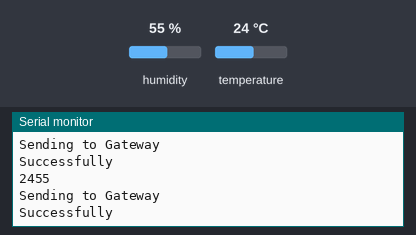
Simulated run of this sketch. Board: Arduino Uno, built with avr-gcc and run on an emulated ATmega328P. On the bench: the last lines printed to the serial monitor. Inputs (shaded band) come from the test bench; at power-on: humidity 55 %, temperature 24 °C. No radio packets arrive unless stated.

Above: at 5.9 s.
6.0 s: humidity set to 22 %
At 11.2 s:
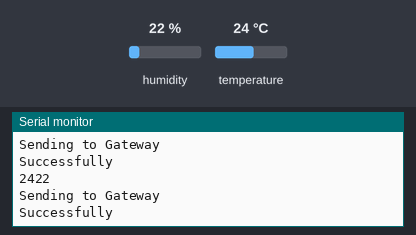
12.1 s: temperature set to 12 °C
At 15.7 s:
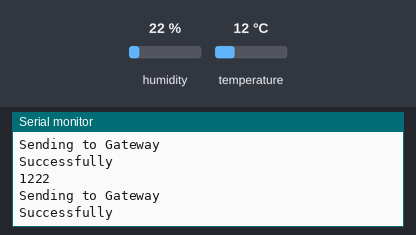
18.2 s: humidity set to 40 %
At 21.4 s:
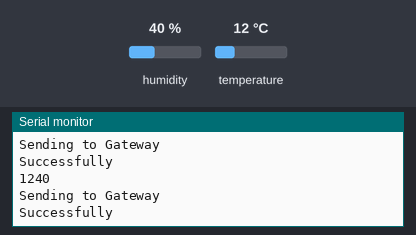
Timing chart, 0 to 22.9 s (numbered marks = the images above; inputs shaded):
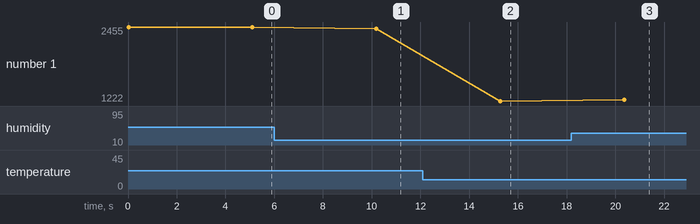

Measured:
- after the input at 6.0 s, the serial monitor: prints a new line after 4.2 s (image 1)
- after the input at 12.1 s, the serial monitor: prints a new line after 3.2 s (image 2)
- after the input at 18.2 s, the serial monitor: prints a new line after 2.2 s (image 3)
- plotted number 1: 2455 → 2422 after the input at 6.0 s, 2422 → 1222 after the input at 12.1 s, 1222 → 1240 after the input at 18.2 s

The sketch:

node.ino
```cpp
// Để giao tiếp giữa Arduino và Raspberry Pi,  thư viện Radiohead được sử dụng
#include <SPI.h>      // Thư viện SPI được sử dụng để giao tiếp SPI giữa các mô-đun Arduino và LoRa
#include <RH_RF95.h>  // Thư viện RH_RF95 được sử dụng cho giao tiếp LoRa
#include "DHT.h"      //  Thư viện DHT được sử dụng để đọc các giá trị nhiệt độ và độ ẩm từ cảm biến DHT.
#define DHTPIN A1     //  Chân cắm kết nối cảm biến DHT
#define DHTTYPE DHT11 // Xác định loại DHT
DHT dht(DHTPIN, DHTTYPE);
int hum;  // Lưu trữ giá trị độ ẩm
int temp; // Lưu trữ giá trị độ ẩm
RH_RF95 rf95;

void setup()
{
    Serial.begin(9600);
    dht.begin();
    if (!rf95.init())
        Serial.println("init failed");
}
void loop() //  Vòng lặp
{
    temp = dht.readTemperature();  // Đọc các giá trị nhiệt độ
    hum = dht.readHumidity();      // Đọc các giá trị độ ẩm.
    String humidity = String(hum); // Chuyển đổi các giá trị số nguyên thành một chuỗi
    String temperature = String(temp);
    String data = temperature + humidity; // Ghép 2 chuỗi lại với nhau
    Serial.println(data);                 //  Hiển thị chuỗi dữ liệu
    char d[5];                            //  Chuyển đổi các giá trị chuỗi thành một mảng char. Ở đây " data " là chuỗi và " d " là mảng char
    data.toCharArray(d, 5);               // String to char array
    Serial.println("Sending to Gateway"); // Hiển thị thông báo gửi
    rf95.send(d, sizeof(d));              // Gửi dữ liệu
    rf95.waitPacketSent();                // Đợi gói dữ liệu gửi
    Serial.println("Successfully");       // Thông báo hoàn thành
    delay(5000);                          // Tạo trễ 5 giây
}

/*
 Tài liệu tham khảo về thư viện
1. RH_RF95:
   - Trang web GitHub của thư viện: https://github.com/adafruit/RadioHead/blob/master/RH_RF95.h
   - Wiki của thư viện: https://github.com/adafruit/RadioHead/blob/master/RH_RF95.h
   - Các ví dụ về mã: https://github.com/adafruit/RadioHead/blob/master/RH_RF95.h
*/
```
